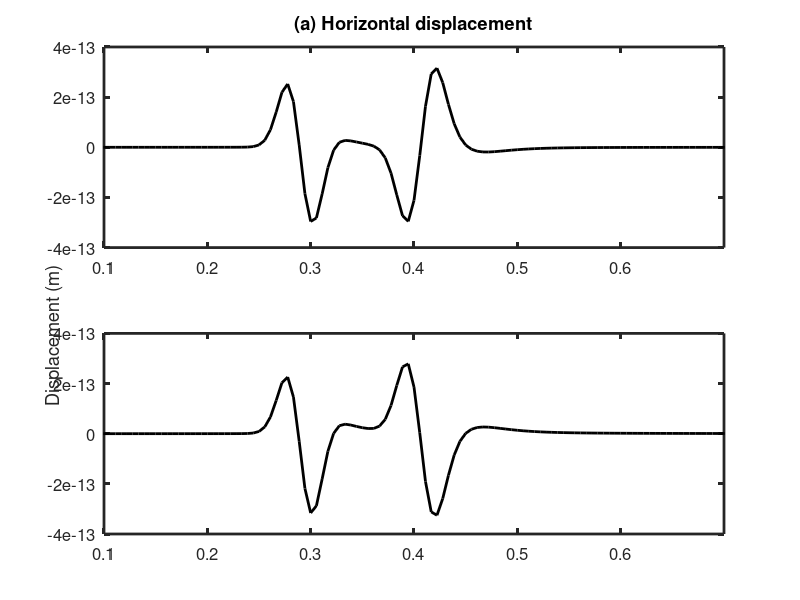

Write MATLAB code to recreate this figure. (Note: this script raises an error after producing the figure.)
clear all
set(0,'DefaulttextFontSize',12)
   set(0,'DefaultaxesFontSize',12)
   set(0,'DefaultAxesLineWidth',2)
   set(0,'DefaultLineLineWidth',2)
   set(0,'DefaultLineMarkerSize',14)

%%%%%%%%%%%%%%%%%%%%%%%%%%%%%%%%%%%%
Nbody=3;   

f0=18; fmin=1.8; fmax=180; 

QP=30;QS=20;

cs=2000;cp=3000;rho=2000;

%Source
F=-1;       %Amplitude of force       
t0=0.06;              % time shift

%Receiver
x=500;y=500;
r=sqrt(x^2+y^2);

%%%%%%%%%%%%%%%%%%%%%%%%%%%%%%%%%%%%%%%

Nfrequency=2*Nbody-1;
w=zeros(Nfrequency,1);
wbody=zeros(Nbody,1);

AS=zeros(Nfrequency,Nbody);
QSInv=zeros(Nfrequency,1);
Y_beta=zeros(Nbody,1);

AP=zeros(Nfrequency,Nbody);
QPInv=zeros(Nfrequency,1);
Y_alpha=zeros(Nbody,1);

w0=2.0*pi*f0;
wmin=2.0*pi*fmin;
wmax=2.0*pi*fmax;

if (Nbody>1) 
    for i=1:Nfrequency
    w(i)=exp(log(wmin)+(i-1)*(log(wmax)-log(wmin))/(Nfrequency-1));
    end
else
    w(:)=w0;
end

for j=1:Nbody
     wbody(j)=w(2*j-1);
end 

for i=1:Nfrequency
    for j=1:Nbody
        AS(i,j)=(w(2*j-1)*w(i)+w(2*j-1)^2/QS)/(w(2*j-1)^2+w(i)^2);
        AP(i,j)=(w(2*j-1)*w(i)+w(2*j-1)^2/QP)/(w(2*j-1)^2+w(i)^2);
    end
end

QSInv(:)=1/QS;
QPInv(:)=1/QP;

Y_beta=pinv(AS)*QSInv;
Y_alpha=pinv(AP)*QPInv;

  RP1=1d0;
  RP2=0d0;
  RS1=1d0;
  RS2=0d0;

  for j=1:Nbody
     RP1=RP1-Y_alpha(j)/(1d0+(w0/wbody(j))^2);
     RP2=RP2+Y_alpha(j)*(w0/wbody(j))/(1d0+(w0/wbody(j))^2);
     RS1=RS1-Y_beta(j)/(1d0+(w0/wbody(j))^2);
     RS2=RS2+Y_beta(j)*(w0/wbody(j))/(1d0+(w0/wbody(j))^2);
  end 

  RP=sqrt(RP1^2+RP2^2);
  RS=sqrt(RS1^2+RS2^2);

  mu=rho*cs*cs;
  lambda=rho*(cp*cp-2d0*cs*cs);

  mu_inf=mu*(RS+RS1)/(2*RS^2);
  lambda_inf=(lambda+2d0*mu)*(RP+RP1)/(2*RP^2)-2d0*mu_inf;
  
  cs=sqrt(mu_inf/rho);
  cp=sqrt((lambda_inf+2*mu_inf)/rho);
  k_inf=lambda_inf+2/3*mu_inf;

wSeismax=2*pi*fmax;
wSeis=0:0.1:wSeismax;
wSeis=2*wSeis-wSeismax;  
mu_w=zeros(size(wSeis,2),1);
k_w=zeros(size(wSeis,2),1);
Y_k=(cp^2*Y_alpha-4/3*cs^2*Y_beta)/(cp^2-4/3*cs^2);
Y_mu=Y_beta;

for i=1:size(wSeis,2)
    mu_w(i)=mu_inf;
    k_w(i)=k_inf;
    for j=1:Nbody
        mu_w(i)=mu_w(i)-mu_inf*Y_mu(j)*wbody(j)/(wbody(j)+1i*wSeis(i));
        k_w(i)=k_w(i)-k_inf*Y_k(j)*wbody(j)/(wbody(j)+1i*wSeis(i));
    end
end

cp_w=sqrt((k_w+4/3*mu_w)/rho);
cs_w=sqrt(mu_w/rho);

u1=zeros(1,length(wSeis));
u2=zeros(1,length(wSeis));

for j=1:length(wSeis)
    if wSeis(j)>0
        G1=-1i*pi/2*(1/cp_w(j)^2*besselh(0,2,(wSeis(j)*r/(cp_w(j))))+ ...
            1./(wSeis(j)*r*cs_w(j))*besselh(1,2,(wSeis(j)*r/(cs_w(j))))- ...
            1./(wSeis(j)*r*cp_w(j))*besselh(1,2,(wSeis(j)*r/(cp_w(j)))));
        G2=1i*pi/2*(1/cs_w(j)^2*besselh(0,2,(wSeis(j)*r/(cs_w(j))))- ...
            1./(wSeis(j)*r*cs_w(j))*besselh(1,2,(wSeis(j)*r/(cs_w(j))))+ ...
            1./(wSeis(j)*r*cp_w(j))*besselh(1,2,(wSeis(j)*r/(cp_w(j)))));
        u1(j)=F/(2*pi*rho)*(x*y/r^2)*(G1+G2);
        u2(j)=F/(2*pi*rho)*(1/r^2)*(y^2*G1-x^2*G2);
    end
end

for j=1:length(wSeis)
        u1(j)=conj(u1(length(wSeis)+1-j));
        u2(j)=conj(u2(length(wSeis)+1-j));
end

S=sqrt(pi)*wSeis.^2/(4*(pi*f0)^3).*exp(-1i*wSeis*t0).*exp(-wSeis.^2/(4*(pi*f0)^2));

PHI_DX=u1.*S;
PHI_DY=u2.*S;

dt=1/(2*wSeismax)*2*pi;        

Sol_x=(ifft(fftshift(PHI_DX)))/dt;  
Sol_y=(ifft(fftshift(PHI_DY)))/dt;

t=(1:length(wSeis))*dt-dt ; 

for j=1:length(wSeis)/2
    t_res(j)=t(2*j-1);
end

for j=1:length(wSeis)/2
    SX_res(j)=Sol_x(2*j-1);
    SY_res(j)=Sol_y(2*j-1);
end

SX_res=abs(SX_res).*sign(real(SX_res));
SY_res=abs(SY_res).*sign(real(SY_res));

figure;
subplot(211);
plot(t_res,SX_res,'k');
title('(a) Horizontal displacement');
xlim([0.1 0.7]);
hold on
v=axis;
h=ylabel('Displacement (m)');
set(h,'Position',[v(1)-0.04 v(3)-3.5d-13 0]);
subplot(212);

plot(t_res,SY_res,'k');hold on
xlim([0.1 0.7]);

%%%%%%%% Results from SEM2DPACK %%%%%%%%

d=sem2d_read_seis;
subplot(211);
plot([1:d.nt]*d.dt,d.ux,'b');
xlim([0.1 0.7]);hold off
h1=legend('Analytical','SEM2DPACK');
set(h1,'fontsize',8);

subplot(212);
plot([1:d.nt]*d.dt,d.uz,'b');hold off
xlim([0.1 0.7]);
xlabel('Time (s)');
h1=legend('Analytical','SEM2DPACK');
set(h1,'fontsize',8);
title('(b) Vertical displacement');

